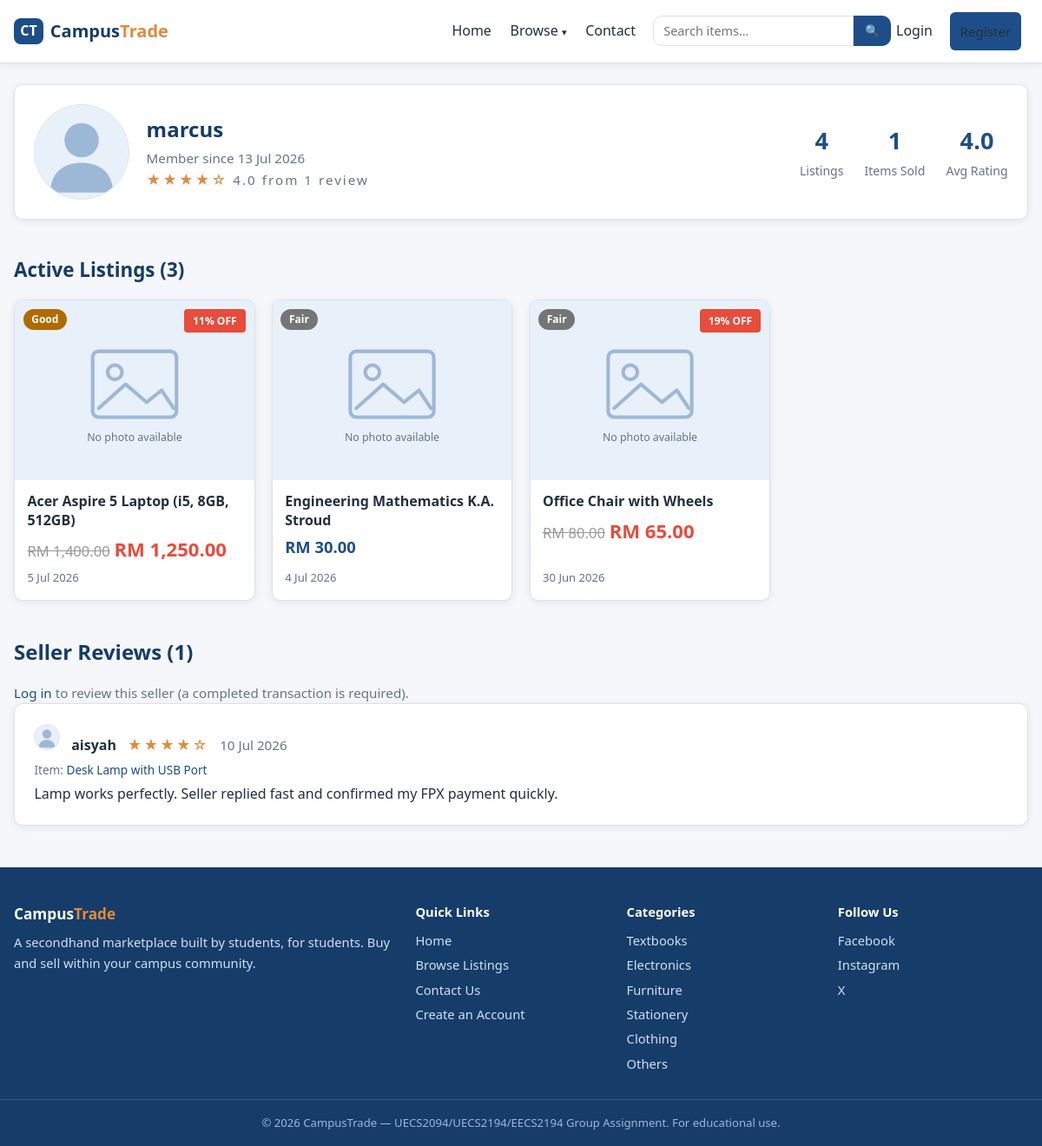
The app's page /seller.php?id=5 with its own data.
### tables this page shows
CREATE TABLE users (
  user_id       INT AUTO_INCREMENT PRIMARY KEY,
  username      VARCHAR(50)  NOT NULL UNIQUE,
  email         VARCHAR(100) NOT NULL UNIQUE,
  password      VARCHAR(255) NOT NULL,
  phone         VARCHAR(20)  NULL,
  profile_image VARCHAR(255) NOT NULL DEFAULT 'default.png',
  qr_image      VARCHAR(255) NULL,
  role          ENUM('user','admin') NOT NULL DEFAULT 'user',
  created_at    DATETIME NOT NULL DEFAULT CURRENT_TIMESTAMP
);

CREATE TABLE listings (
  listing_id     INT AUTO_INCREMENT PRIMARY KEY,
  user_id        INT NOT NULL,
  title          VARCHAR(100) NOT NULL,
  description    TEXT NOT NULL,
  price          DECIMAL(10,2) NOT NULL,
  original_price DECIMAL(10,2) NULL,
  is_discounted  TINYINT(1) NOT NULL DEFAULT 0,
  discounted_at  DATETIME NULL,
  category       VARCHAR(50) NOT NULL,
  item_condition ENUM('New','Like New','Good','Fair') NOT NULL,
  image          VARCHAR(255) NULL,
  status         ENUM('Available','Sold','Reserved') NOT NULL DEFAULT 'Available',
  created_at     DATETIME NOT NULL DEFAULT CURRENT_TIMESTAMP,
  updated_at     DATETIME NULL ON UPDATE CURRENT_TIMESTAMP,
  CONSTRAINT fk_listings_user FOREIGN KEY (user_id)
    REFERENCES users(user_id) ON DELETE CASCADE
);

CREATE TABLE reviews (
  review_id   INT AUTO_INCREMENT PRIMARY KEY,
  seller_id   INT NOT NULL,
  reviewer_id INT NOT NULL,
  listing_id  INT NULL,
  rating      INT NOT NULL,
  comment     TEXT NULL,
  created_at  DATETIME NOT NULL DEFAULT CURRENT_TIMESTAMP,
  CONSTRAINT fk_reviews_seller FOREIGN KEY (seller_id)
    REFERENCES users(user_id) ON DELETE CASCADE,
  CONSTRAINT fk_reviews_reviewer FOREIGN KEY (reviewer_id)
    REFERENCES users(user_id) ON DELETE CASCADE,
  CONSTRAINT fk_reviews_listing FOREIGN KEY (listing_id)
    REFERENCES listings(listing_id) ON DELETE SET NULL,
  CONSTRAINT chk_rating CHECK (rating BETWEEN 1 AND 5)
);

### seller.php (the view, shortened to what this page needs)
<?php
require_once __DIR__ . '/includes/db.php';
$seller_id = (int) ($_GET['id'] ?? $_POST['seller_id'] ?? 0);
$stmt = $conn->prepare('SELECT user_id, username, profile_image, created_at FROM users WHERE user_id = ?');
$stmt->bind_param('i', $seller_id);
$stmt->execute();
$seller = $stmt->get_result()->fetch_assoc();
$stmt = $conn->prepare(
    "SELECT
        (SELECT COUNT(*) FROM listings WHERE user_id = ?)                      AS total_listings,
        (SELECT COUNT(*) FROM listings WHERE user_id = ? AND status = 'Sold')  AS items_sold"
);
$stmt->bind_param('ii', $seller_id, $seller_id);
$stmt->execute();
$stats = $stmt->get_result()->fetch_assoc();
$rating = seller_rating($conn, $seller_id);
$stmt = $conn->prepare(
    "SELECT listing_id, title, price, original_price, is_discounted, item_condition, image, status, created_at
     FROM listings
     WHERE user_id = ? AND status <> 'Sold'
     ORDER BY created_at DESC"
);
$stmt->bind_param('i', $seller_id);
$stmt->execute();
$active_listings = $stmt->get_result()->fetch_all(MYSQLI_ASSOC);
$stmt = $conn->prepare(
    'SELECT r.review_id, r.reviewer_id, r.rating, r.comment, r.created_at,
            u.username AS reviewer_name, u.profile_image AS reviewer_image,
            l.title AS listing_title, l.listing_id
     FROM reviews r
     JOIN users u ON r.reviewer_id = u.user_id
     LEFT JOIN listings l ON r.listing_id = l.listing_id
     WHERE r.seller_id = ?
     ORDER BY r.created_at DESC'
);
$stmt->bind_param('i', $seller_id);
$stmt->execute();
$reviews = $stmt->get_result()->fetch_all(MYSQLI_ASSOC);
$can_review = false;
$reviewable_listings = [];
require_once __DIR__ . '/includes/header.php';
?>
<div class="container">
    <section class="seller-profile-head card">
        <img src="<?= e(user_avatar($seller['profile_image'])) ?>"
             alt="<?= e($seller['username']) ?>'s profile picture" class="avatar avatar-xl">
        <div>
            <h1><?= e($seller['username']) ?></h1>
            <p class="muted">Member since <?= format_date($seller['created_at']) ?></p>
            <?php if ($rating['count'] > 0): ?>
                <p class="stars"><?= render_stars($rating['avg']) ?>
                    <span class="muted"><?= number_format($rating['avg'], 1) ?> from <?= $rating['count'] ?> review<?= $rating['count'] === 1 ? '' : 's' ?></span></p>
            <?php else: ?>
                <p class="muted">No reviews yet</p>
            <?php endif; ?>
        </div>
        <div class="seller-profile-stats">
            <div class="stat">
                <span class="stat-number"><?= (int) $stats['total_listings'] ?></span>
                <span class="stat-label">Listings</span>
            </div>
            <div class="stat">
                <span class="stat-number"><?= (int) $stats['items_sold'] ?></span>
                <span class="stat-label">Items Sold</span>
            </div>
            <div class="stat">
                <span class="stat-number"><?= $rating['count'] > 0 ? number_format($rating['avg'], 1) : '—' ?></span>
                <span class="stat-label">Avg Rating</span>
            </div>
        </div>
    </section>
    <section class="section">
        <h2 class="section-title">Active Listings (<?= count($active_listings) ?>)</h2>
        <?php if (!$active_listings): ?>
            <p class="empty-state">This seller has no active listings right now.</p>
        <?php else: ?>
            <div class="card-grid">
                <?php foreach ($active_listings as $item): ?>
                    <a class="item-card" href="item.php?id=<?= (int) $item['listing_id'] ?>">
                        <div class="item-image">
                            <img src="<?= e(listing_image($item['image'])) ?>" alt="<?= e($item['title']) ?>">
                            <span class="badge <?= condition_class($item['item_condition']) ?>"><?= e($item['item_condition']) ?></span>
                            <?php if ($item['status'] === 'Reserved'): ?>
                                <span class="badge status-reserved">Reserved</span>
                            <?php elseif (has_discount($item)): ?>
                                <span class="discount-badge"><?= discount_pct($item) ?>% OFF</span>
                            <?php endif; ?>
                        </div>
                        <div class="item-body">
                            <h3 class="item-title"><?= e($item['title']) ?></h3>
                            <p class="item-price"><?= price_html($item) ?></p>
                            <p class="item-meta"><span><?= format_date($item['created_at']) ?></span></p>
                        </div>
                    </a>
                <?php endforeach; ?>
            </div>
        <?php endif; ?>
    </section>
    <section class="reviews-section">
        <h2>Seller Reviews (<?= count($reviews) ?>)</h2>
        <?php if ($can_review): ?>
            <form method="post" action="seller.php" class="review-form card" id="reviewForm">
                <input type="hidden" name="action" value="add_review">
                <input type="hidden" name="seller_id" value="<?= $seller_id ?>">
                <div class="form-group">
                    <label>Your Rating *</label>
                    <div class="star-input" id="starInput">
                        <?php for ($s = 5; $s >= 1; $s--): ?>
                            <input type="radio" name="rating" id="star<?= $s ?>" value="<?= $s ?>" required>
                            <label for="star<?= $s ?>" title="<?= $s ?> star<?= $s === 1 ? '' : 's' ?>">&#9733;</label>
                        <?php endfor; ?>
                    </div>
                </div>
                <div class="form-group">
                    <label for="listing_id">Which item was your transaction for?</label>
                    <select id="listing_id" name="listing_id">
                        <option value="0">— Prefer not to say —</option>
                        <?php foreach ($reviewable_listings as $l): ?>
                            <option value="<?= (int) $l['listing_id'] ?>"><?= e($l['title']) ?></option>
                        <?php endforeach; ?>
                    </select>
                </div>
                <div class="form-group">
                    <label for="comment">Comment (optional)</label>
                    <textarea id="comment" name="comment" rows="3" maxlength="1000"
                              placeholder="How was your experience with this seller?"></textarea>
                </div>
                <button type="submit" class="btn btn-primary">Post Review</button>
            </form>
        <?php elseif (is_logged_in() && $_SESSION['user_id'] !== $seller_id): ?>
            <p class="muted">You can review this seller after completing a transaction with them.</p>
        <?php elseif (!is_logged_in()): ?>
            <p class="muted"><a href="login.php">Log in</a> to review this seller (a completed transaction is required).</p>
        <?php endif; ?>
        <?php if (!$reviews): ?>
            <p class="empty-state">No reviews for this seller yet.</p>
        <?php else: ?>
            <ul class="review-list">
                <?php foreach ($reviews as $review): ?>
                    <li class="review card">
                        <div class="review-head">
                            <img src="<?= e(user_avatar($review['reviewer_image'])) ?>" alt="" class="avatar">
                            <strong><?= e($review['reviewer_name']) ?></strong>
                            <span class="stars"><?= render_stars((float) $review['rating']) ?></span>
                            <span class="muted"><?= format_date($review['created_at']) ?></span>
                        </div>
                        <?php if ($review['listing_title']): ?>
                            <p class="muted review-item-ref">Item:
                                <a href="item.php?id=<?= (int) $review['listing_id'] ?>"><?= e($review['listing_title']) ?></a></p>
                        <?php endif; ?>
                        <?php if ($review['comment']): ?>
                            <p><?= nl2br(e($review['comment'])) ?></p>
                        <?php endif; ?>
                    </li>
                <?php endforeach; ?>
            </ul>
        <?php endif; ?>
    </section>
</div>
<?php require_once __DIR__ . '/includes/footer.php'; ?>

### includes/functions.php (shortened to what this page needs)
<?php
function e(?string $value): string
{
    return htmlspecialchars($value ?? '', ENT_QUOTES, 'UTF-8');
}
function is_logged_in(): bool
{
    return isset($_SESSION['user_id']);
}
function format_price(float $price): string
{
    return 'RM ' . number_format($price, 2);
}
function format_date(string $datetime): string
{
    return date('j M Y', strtotime($datetime));
}
function condition_class(string $condition): string
{
    return 'badge-' . strtolower(str_replace(' ', '-', $condition));
}
function listing_image(?string $image): string
{
    return 'images/placeholder.svg';
}
function user_avatar(?string $image): string
{
    return 'images/avatar.svg';
}
function render_stars(float $rating): string
{
    $rounded = (int) round($rating);
    return str_repeat('★', $rounded) . str_repeat('☆', 5 - $rounded);
}
function has_discount(array $listing): bool
{
    return !empty($listing['is_discounted']) && $listing['original_price'] !== null;
}
function discount_pct(array $listing): int
{
    $original = (float) $listing['original_price'];
    return (int) round(($original - (float) $listing['price']) / $original * 100);
}
function price_html(array $listing): string
{
    if (has_discount($listing)) {
        return '<span class="original-price">' . format_price((float) $listing['original_price']) . '</span> '
             . '<span class="discounted-price">' . format_price((float) $listing['price']) . '</span>';
    }
    return format_price((float) $listing['price']);
}
function seller_rating(mysqli $conn, int $seller_id): array
{
    $stmt = $conn->prepare('SELECT AVG(rating) AS avg_rating, COUNT(*) AS total FROM reviews WHERE seller_id = ?');
    $stmt->bind_param('i', $seller_id);
    $stmt->execute();
    $row = $stmt->get_result()->fetch_assoc();
    return ['avg' => (float) ($row['avg_rating'] ?? 0), 'count' => (int) $row['total']];
}

### css/style.css (style rules this page uses)
:root { --primary: #1d4e89; --primary-dark: #163c69; --primary-light: #e8f0fa; --accent: #f4a259; --accent-dark: #e08b3d; --success: #2e7d32; --danger: #c62828; --warning: #b26a00; --text: #22303f; --text-muted: #64748b; --bg: #f5f7fa; --surface: #ffffff; --border: #dbe2ea; --radius: 10px; --shadow: 0 2px 8px rgba(24, 40, 66, 0.08); --shadow-hover: 0 6px 18px rgba(24, 40, 66, 0.14); --font: "Segoe UI", system-ui, -apple-system, Arial, sans-serif; }
* { margin: 0; padding: 0; box-sizing: border-box; }
html { font-size: 16px; }
body { font-family: var(--font); color: var(--text); background: var(--bg); line-height: 1.6; min-height: 100vh; display: flex; flex-direction: column; }
img { max-width: 100%; display: block; }
a { color: var(--primary); text-decoration: none; }
ul { list-style: none; }
.container { width: 100%; max-width: 1200px; margin: 0 auto; padding: 0 1rem; }
.section { margin-top: 2.5rem; }
.section-title { font-size: 1.4rem; margin-bottom: 1rem; color: var(--primary-dark); }
.muted { color: var(--text-muted); font-size: 0.95rem; }
.stat-number { display: block; font-size: 1.7rem; font-weight: 700; color: var(--primary); }
.stat-label { color: var(--text-muted); font-size: 0.88rem; }
.card-grid { display: grid; grid-template-columns: 1fr; gap: 1.2rem; }
.item-card { background: var(--surface); border: 1px solid var(--border); border-radius: var(--radius); overflow: hidden; box-shadow: var(--shadow); color: var(--text); display: flex; flex-direction: column; transition: transform 0.15s, box-shadow 0.15s; }
.item-image { position: relative; aspect-ratio: 4 / 3; background: var(--primary-light); overflow: hidden; display: block; }
.item-image img { width: 100%; height: 100%; object-fit: cover; }
.item-body { padding: 0.9rem; display: flex; flex-direction: column; gap: 0.3rem; flex: 1; }
.item-title { font-size: 1rem; line-height: 1.35; overflow: hidden; display: -webkit-box; -webkit-line-clamp: 2; -webkit-box-orient: vertical; }
.item-price { font-size: 1.15rem; font-weight: 700; color: var(--primary); }
.item-meta { display: flex; justify-content: space-between; color: var(--text-muted); font-size: 0.82rem; margin-top: auto; }
.badge { position: absolute; top: 0.6rem; left: 0.6rem; padding: 0.15rem 0.6rem; border-radius: 999px; font-size: 0.75rem; font-weight: 700; color: #fff; }
.badge-good { background: var(--warning); }
.badge-fair { background: #757575; }
.card { background: var(--surface); border: 1px solid var(--border); border-radius: var(--radius); padding: 1.4rem; box-shadow: var(--shadow); }
.reviews-section { margin-top: 2.5rem; }
.reviews-section h2 { color: var(--primary-dark); margin-bottom: 1rem; }
.review-list { display: grid; gap: 0.9rem; }
.review-head { display: flex; gap: 0.8rem; align-items: baseline; flex-wrap: wrap; margin-bottom: 0.3rem; }
.stars { color: var(--accent-dark); letter-spacing: 2px; }
.avatar { width: 40px; height: 40px; border-radius: 50%; object-fit: cover; border: 1px solid var(--border); background: var(--primary-light); }
.avatar-xl { width: 110px; height: 110px; }
.seller-profile-head { display: flex; flex-wrap: wrap; gap: 1.2rem; align-items: center; margin-top: 1.5rem; }
.seller-profile-head h1 { color: var(--primary-dark); margin-bottom: 0.15rem; }
.seller-profile-stats { display: flex; gap: 1.5rem; margin-left: auto; text-align: center; }
.review-item-ref { font-size: 0.85rem; margin-bottom: 0.25rem; }
.review-head .avatar { width: 30px; height: 30px; }
.discount-badge { position: absolute; top: 10px; right: 10px; background-color: #E74C3C; color: #FFFFFF; font-weight: bold; font-size: 12px; padding: 4px 10px; border-radius: 4px; transition: transform 0.15s; }
.original-price { text-decoration: line-through; color: #999999; font-weight: 400; font-size: 0.9em; }
.discounted-price { color: #E74C3C; font-weight: bold; font-size: 1.2em; }
@media (min-width: 768px) { .card-grid { grid-template-columns: repeat(2, 1fr); } }
@media (min-width: 1024px) { .card-grid { grid-template-columns: repeat(4, 1fr); } }

### records on screen
users: username "marcus", created_at "13 Jul 2026"
listings: item_condition "Good", discount_pct($item) "11", title "Acer Aspire 5 Laptop (i5, 8GB, 512GB)", original_price "RM 1,400.00", price "RM 1,250.00", created_at "5 Jul 2026"
listings: item_condition "Fair", title "Engineering Mathematics K.A. Stroud", price "RM 30.00", created_at "4 Jul 2026"
listings: item_condition "Fair", discount_pct($item) "19", title "Office Chair with Wheels", original_price "RM 80.00", price "RM 65.00", created_at "30 Jun 2026"
reviews: reviewer.username "aisyah", rating "★★★★☆", created_at "10 Jul 2026", listing.title "Desk Lamp with USB Port", comment "Lamp works perfectly. Seller replied fast and confirmed my FPX payment quickly."

### other values on screen
render_stars($rating['avg']) "★★★★☆"
$rating['avg'] "4.0"
$rating['count'] "1"
$stats['total_listings'] "4"
$stats['items_sold'] "1"
count($active_listings) "3"
count($reviews) "1"
$cat "Textbooks"
$cat "Electronics"
$cat "Furniture"
$cat "Stationery"
$cat "Clothing"
$cat "Others"
